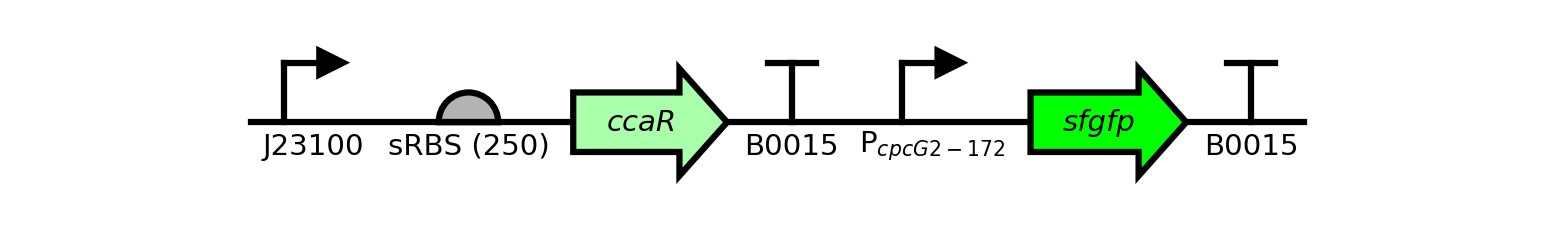

This chart was generated by the following Python code:
import matplotlib
import benchlingclient
import benchling2sbolv

# The following is necessary so that latex-rendered text is not italicized by
# default.
matplotlib.rcParams['mathtext.default'] = 'regular'

# Specify benchling key
benchlingclient.LOGIN_KEY = 'write_your_key_here!'

# Plot one sequence
# Name: pSR58_6, from base 700 to 3000.
# Promoter 'PcpcG2-172' has a special latex-formatted label so that it
# looks prettier.
# Color of CDSs 'ccaR' and 'sfgfp' are changed to different shades of
# green.
# Save figure as "example_one_seq.png"
seq = benchling2sbolv.plot_sequence(
    seq_name='pSR58_6',
    start_position=700,
    end_position=3000,
    glyph_labels={'PcpcG2-172': r'$P_{\mathit{cpcG2}-172}$'},
    cds_colors={'ccaR': '#aaffaa',
                'sfgfp': '#00FF00',
                },
    savefig='example_one_seq.png')
